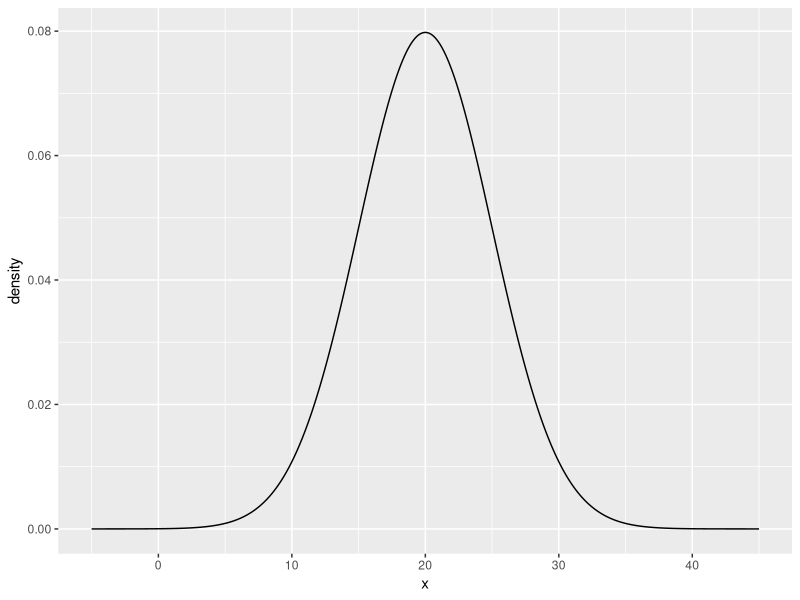
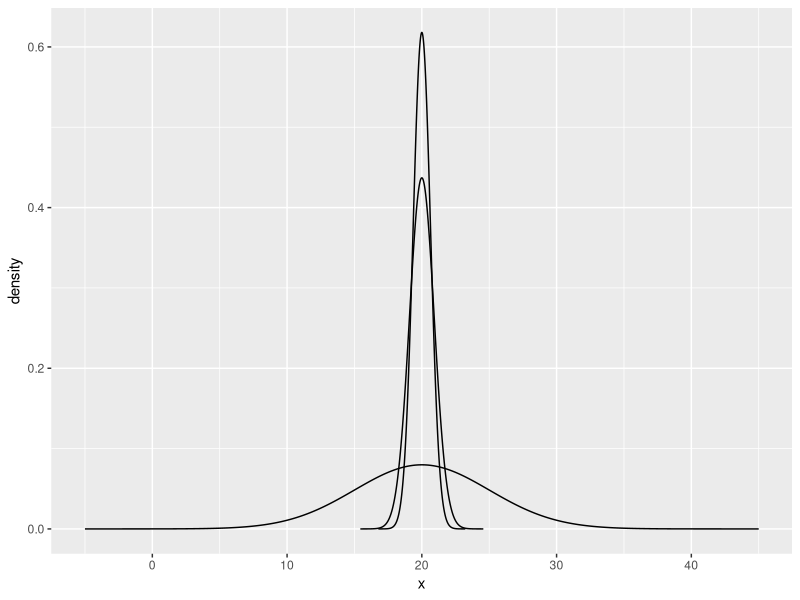

Write the R code that produced these figures, in order.
library(dplyr)
library(ggplot2)

# Produces a data_frame with normal density values for plotting
norm_dens <- function(mu = 0, sigma = 1) {
  x <- seq(mu - 5*sigma, mu + 5*sigma, length.out = 1000)
  data_frame(x=x, density=dnorm(x, mu, sigma))
}

mu <- 20
sigma <- 5

(pop <- ggplot(norm_dens(mu, sigma), aes(x=x, y=density)) + geom_line())

pop + 
  geom_line(aes(x=x, y=density), data=norm_dens(mu, sigma/sqrt(30))) +
  geom_line(aes(x=x, y=density), data=norm_dens(mu, sigma/sqrt(60)))



